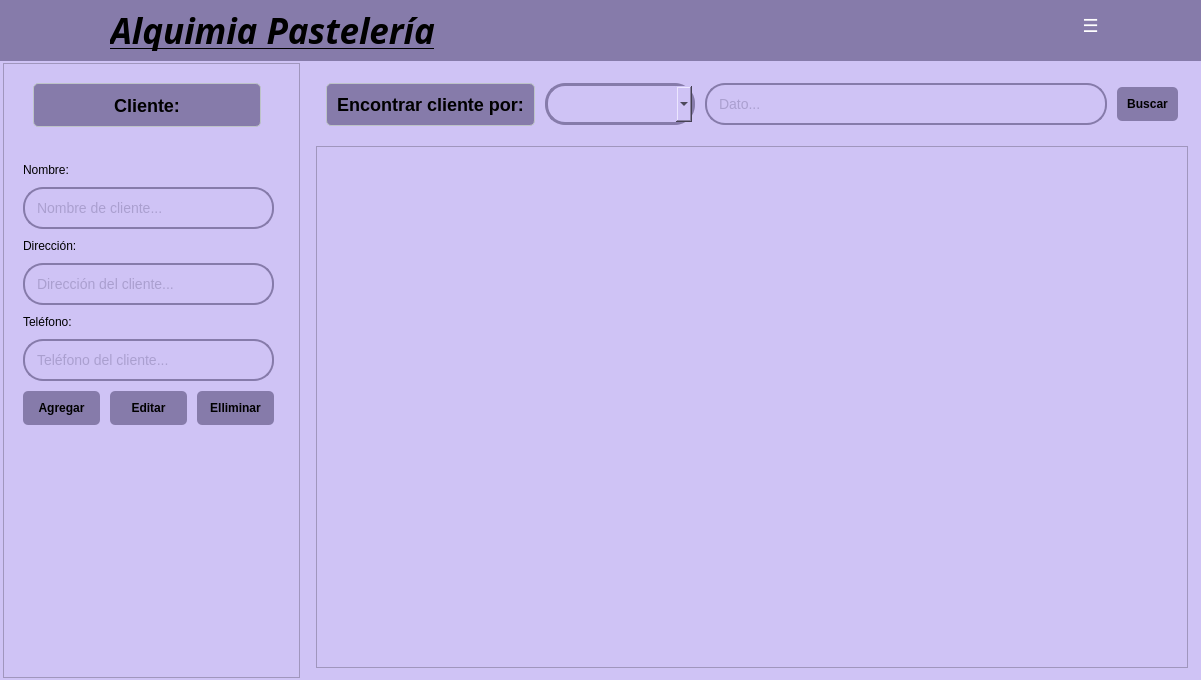
<?xml version="1.0" encoding="UTF-8"?>
<ui version="4.0">
 <class>Dialog</class>
 <widget class="QDialog" name="Dialog">
  <property name="geometry">
   <rect>
    <x>0</x>
    <y>0</y>
    <width>1201</width>
    <height>680</height>
   </rect>
  </property>
  <property name="windowTitle">
   <string>Dialog</string>
  </property>
  <widget class="QWidget" name="widget" native="true">
   <property name="geometry">
    <rect>
     <x>0</x>
     <y>0</y>
     <width>1201</width>
     <height>691</height>
    </rect>
   </property>
   <property name="styleSheet">
    <string notr="true">background-color: #CFC3F5;</string>
   </property>
   <widget class="QWidget" name="horizontalLayoutWidget_2">
    <property name="geometry">
     <rect>
      <x>0</x>
      <y>60</y>
      <width>1201</width>
      <height>621</height>
     </rect>
    </property>
    <layout class="QHBoxLayout" name="horizontalLayout_2" stretch="0,3">
     <property name="spacing">
      <number>6</number>
     </property>
     <property name="leftMargin">
      <number>3</number>
     </property>
     <property name="topMargin">
      <number>3</number>
     </property>
     <property name="rightMargin">
      <number>3</number>
     </property>
     <property name="bottomMargin">
      <number>3</number>
     </property>
     <item>
      <widget class="QFrame" name="frame">
       <property name="sizePolicy">
        <sizepolicy hsizetype="Preferred" vsizetype="Preferred">
         <horstretch>1</horstretch>
         <verstretch>1</verstretch>
        </sizepolicy>
       </property>
       <property name="frameShape">
        <enum>QFrame::StyledPanel</enum>
       </property>
       <property name="frameShadow">
        <enum>QFrame::Raised</enum>
       </property>
       <widget class="QLabel" name="tituloCliente">
        <property name="geometry">
         <rect>
          <x>30</x>
          <y>20</y>
          <width>228</width>
          <height>44</height>
         </rect>
        </property>
        <property name="sizePolicy">
         <sizepolicy hsizetype="Fixed" vsizetype="Fixed">
          <horstretch>0</horstretch>
          <verstretch>0</verstretch>
         </sizepolicy>
        </property>
        <property name="styleSheet">
         <string notr="true">QLabel {
    color: #000000;
    font-size: 18px;
    font-weight: bold;
    padding: 10px;
    background-color: #867BAA;
    border-radius: 5px;
    border: 1px solid #bdc3c7;
}</string>
        </property>
        <property name="frameShape">
         <enum>QFrame::NoFrame</enum>
        </property>
        <property name="text">
         <string>Cliente:</string>
        </property>
        <property name="alignment">
         <set>Qt::AlignCenter</set>
        </property>
       </widget>
       <widget class="QWidget" name="verticalLayoutWidget_2">
        <property name="geometry">
         <rect>
          <x>10</x>
          <y>90</y>
          <width>271</width>
          <height>311</height>
         </rect>
        </property>
        <layout class="QVBoxLayout" name="verticalLayout" stretch="0,0,0,0,0,0,0,0">
         <property name="spacing">
          <number>10</number>
         </property>
         <property name="leftMargin">
          <number>10</number>
         </property>
         <property name="topMargin">
          <number>10</number>
         </property>
         <property name="rightMargin">
          <number>10</number>
         </property>
         <property name="bottomMargin">
          <number>10</number>
         </property>
         <item>
          <widget class="QLabel" name="labelNombre">
           <property name="sizePolicy">
            <sizepolicy hsizetype="Expanding" vsizetype="Fixed">
             <horstretch>0</horstretch>
             <verstretch>0</verstretch>
            </sizepolicy>
           </property>
           <property name="styleSheet">
            <string notr="true">color: rgb(0, 0, 0);</string>
           </property>
           <property name="text">
            <string>Nombre:</string>
           </property>
          </widget>
         </item>
         <item>
          <widget class="QLineEdit" name="lineNombre">
           <property name="minimumSize">
            <size>
             <width>40</width>
             <height>0</height>
            </size>
           </property>
           <property name="styleSheet">
            <string notr="true">QLineEdit {
    padding: 10px;
    border: 2px solid #867BAA;
    border-radius: 20px;
    font-size: 14px;
	color: rgb(134, 123, 170);
}</string>
           </property>
           <property name="placeholderText">
            <string>Nombre de cliente...</string>
           </property>
          </widget>
         </item>
         <item>
          <widget class="QLabel" name="labelDireccion">
           <property name="sizePolicy">
            <sizepolicy hsizetype="Expanding" vsizetype="Fixed">
             <horstretch>0</horstretch>
             <verstretch>0</verstretch>
            </sizepolicy>
           </property>
           <property name="styleSheet">
            <string notr="true">color: rgb(0, 0, 0);</string>
           </property>
           <property name="text">
            <string>Dirección:</string>
           </property>
          </widget>
         </item>
         <item>
          <widget class="QLineEdit" name="lineDireccion">
           <property name="minimumSize">
            <size>
             <width>40</width>
             <height>0</height>
            </size>
           </property>
           <property name="styleSheet">
            <string notr="true">QLineEdit {
    padding: 10px;
    border: 2px solid #867BAA;
    border-radius: 20px;
    font-size: 14px;
	color: rgb(134, 123, 170);
}</string>
           </property>
           <property name="placeholderText">
            <string>Dirección del cliente...</string>
           </property>
          </widget>
         </item>
         <item>
          <widget class="QLabel" name="labelTelefono">
           <property name="sizePolicy">
            <sizepolicy hsizetype="Expanding" vsizetype="Fixed">
             <horstretch>0</horstretch>
             <verstretch>0</verstretch>
            </sizepolicy>
           </property>
           <property name="styleSheet">
            <string notr="true">color: rgb(0, 0, 0);</string>
           </property>
           <property name="text">
            <string>Teléfono:</string>
           </property>
          </widget>
         </item>
         <item>
          <widget class="QLineEdit" name="lineTelefono">
           <property name="minimumSize">
            <size>
             <width>40</width>
             <height>0</height>
            </size>
           </property>
           <property name="styleSheet">
            <string notr="true">QLineEdit {
    padding: 10px;
    border: 2px solid #867BAA;
    border-radius: 20px;
    font-size: 14px;
	color: rgb(134, 123, 170);
}</string>
           </property>
           <property name="text">
            <string/>
           </property>
           <property name="placeholderText">
            <string>Teléfono del cliente...</string>
           </property>
          </widget>
         </item>
         <item>
          <layout class="QHBoxLayout" name="horizontalLayout_3">
           <property name="spacing">
            <number>10</number>
           </property>
           <property name="sizeConstraint">
            <enum>QLayout::SetDefaultConstraint</enum>
           </property>
           <property name="leftMargin">
            <number>0</number>
           </property>
           <property name="topMargin">
            <number>0</number>
           </property>
           <property name="rightMargin">
            <number>0</number>
           </property>
           <property name="bottomMargin">
            <number>0</number>
           </property>
           <item>
            <widget class="QPushButton" name="btnAgregar">
             <property name="styleSheet">
              <string notr="true">QPushButton {
    background-color: #867BAA;
    color: black;
    padding: 10px;
    border: none;
    border-radius: 5px;
    font-weight: bold;
}
QPushButton:hover {
    background-color: #BDB1E2;
}</string>
             </property>
             <property name="text">
              <string>Agregar</string>
             </property>
            </widget>
           </item>
           <item>
            <widget class="QPushButton" name="btnEditar">
             <property name="styleSheet">
              <string notr="true">QPushButton {
    background-color: #867BAA;
    color: black;
    padding: 10px;
    border: none;
    border-radius: 5px;
    font-weight: bold;
}
QPushButton:hover {
    background-color: #BDB1E2;
}</string>
             </property>
             <property name="text">
              <string>Editar</string>
             </property>
            </widget>
           </item>
           <item>
            <widget class="QPushButton" name="btnEliminar">
             <property name="styleSheet">
              <string notr="true">QPushButton {
    background-color: #867BAA;
    color: black;
    padding: 10px;
    border: none;
    border-radius: 5px;
    font-weight: bold;
}
QPushButton:hover {
    background-color: #BDB1E2;
}</string>
             </property>
             <property name="text">
              <string>Elliminar</string>
             </property>
            </widget>
           </item>
          </layout>
         </item>
         <item>
          <widget class="QLabel" name="labelInformacion">
           <property name="sizePolicy">
            <sizepolicy hsizetype="Expanding" vsizetype="Fixed">
             <horstretch>0</horstretch>
             <verstretch>0</verstretch>
            </sizepolicy>
           </property>
           <property name="styleSheet">
            <string notr="true">color: rgb(0, 0, 0);</string>
           </property>
           <property name="text">
            <string/>
           </property>
          </widget>
         </item>
        </layout>
       </widget>
      </widget>
     </item>
     <item>
      <layout class="QVBoxLayout" name="verticalLayoutRight_2" stretch="0,0">
       <property name="spacing">
        <number>10</number>
       </property>
       <property name="leftMargin">
        <number>10</number>
       </property>
       <property name="topMargin">
        <number>10</number>
       </property>
       <property name="rightMargin">
        <number>10</number>
       </property>
       <property name="bottomMargin">
        <number>10</number>
       </property>
       <item>
        <layout class="QHBoxLayout" name="horizontalLayout">
         <property name="spacing">
          <number>10</number>
         </property>
         <property name="leftMargin">
          <number>10</number>
         </property>
         <property name="topMargin">
          <number>10</number>
         </property>
         <property name="rightMargin">
          <number>10</number>
         </property>
         <property name="bottomMargin">
          <number>10</number>
         </property>
         <item>
          <widget class="QLabel" name="labelEncontrar">
           <property name="sizePolicy">
            <sizepolicy hsizetype="Fixed" vsizetype="Fixed">
             <horstretch>0</horstretch>
             <verstretch>0</verstretch>
            </sizepolicy>
           </property>
           <property name="styleSheet">
            <string notr="true">QLabel {
    color: #000000;
    font-size: 18px;
    font-weight: bold;
    padding: 10px;
    background-color: #867BAA;
    border-radius: 5px;
    border: 1px solid #bdc3c7;
}</string>
           </property>
           <property name="text">
            <string>Encontrar cliente por:</string>
           </property>
           <property name="alignment">
            <set>Qt::AlignCenter</set>
           </property>
          </widget>
         </item>
         <item>
          <widget class="QComboBox" name="comboCategorias">
           <property name="sizePolicy">
            <sizepolicy hsizetype="Fixed" vsizetype="Fixed">
             <horstretch>0</horstretch>
             <verstretch>0</verstretch>
            </sizepolicy>
           </property>
           <property name="minimumSize">
            <size>
             <width>150</width>
             <height>0</height>
            </size>
           </property>
           <property name="styleSheet">
            <string notr="true">QComboBox {
    padding: 10px;
    border: 3px solid #867BAA;
    border-radius: 20px;
}
</string>
           </property>
          </widget>
         </item>
         <item>
          <widget class="QLineEdit" name="lineDato">
           <property name="minimumSize">
            <size>
             <width>40</width>
             <height>0</height>
            </size>
           </property>
           <property name="styleSheet">
            <string notr="true">QLineEdit {
    padding: 10px;
    border: 2px solid #867BAA;
    border-radius: 20px;
    font-size: 14px;
	color: rgb(134, 123, 170);
}</string>
           </property>
           <property name="placeholderText">
            <string>Dato...</string>
           </property>
          </widget>
         </item>
         <item>
          <widget class="QPushButton" name="btnBuscar">
           <property name="styleSheet">
            <string notr="true">QPushButton {
    background-color: #867BAA;
    color: black;
    padding: 10px;
    border: none;
    border-radius: 5px;
    font-weight: bold;
}
QPushButton:hover {
    background-color: #BDB1E2;
}</string>
           </property>
           <property name="text">
            <string>Buscar</string>
           </property>
          </widget>
         </item>
        </layout>
       </item>
       <item>
        <widget class="QTableView" name="tableView">
         <property name="cursor" stdset="0">
          <cursorShape>PointingHandCursor</cursorShape>
         </property>
         <property name="dragEnabled">
          <bool>false</bool>
         </property>
         <property name="dragDropMode">
          <enum>QAbstractItemView::DragDrop</enum>
         </property>
         <property name="alternatingRowColors">
          <bool>true</bool>
         </property>
         <property name="selectionMode">
          <enum>QAbstractItemView::SingleSelection</enum>
         </property>
         <property name="selectionBehavior">
          <enum>QAbstractItemView::SelectRows</enum>
         </property>
         <property name="horizontalScrollMode">
          <enum>QAbstractItemView::ScrollPerItem</enum>
         </property>
         <property name="sortingEnabled">
          <bool>true</bool>
         </property>
         <attribute name="horizontalHeaderVisible">
          <bool>true</bool>
         </attribute>
         <attribute name="horizontalHeaderCascadingSectionResizes">
          <bool>false</bool>
         </attribute>
         <attribute name="horizontalHeaderDefaultSectionSize">
          <number>220</number>
         </attribute>
         <attribute name="horizontalHeaderMinimumSectionSize">
          <number>100</number>
         </attribute>
         <attribute name="horizontalHeaderShowSortIndicator" stdset="0">
          <bool>false</bool>
         </attribute>
         <attribute name="horizontalHeaderStretchLastSection">
          <bool>false</bool>
         </attribute>
         <attribute name="verticalHeaderCascadingSectionResizes">
          <bool>true</bool>
         </attribute>
         <attribute name="verticalHeaderDefaultSectionSize">
          <number>30</number>
         </attribute>
         <attribute name="verticalHeaderMinimumSectionSize">
          <number>30</number>
         </attribute>
         <attribute name="verticalHeaderShowSortIndicator" stdset="0">
          <bool>false</bool>
         </attribute>
         <attribute name="verticalHeaderStretchLastSection">
          <bool>false</bool>
         </attribute>
        </widget>
       </item>
      </layout>
     </item>
    </layout>
   </widget>
   <widget class="QWidget" name="barraSuperior" native="true">
    <property name="geometry">
     <rect>
      <x>0</x>
      <y>0</y>
      <width>1201</width>
      <height>61</height>
     </rect>
    </property>
    <property name="autoFillBackground">
     <bool>false</bool>
    </property>
    <property name="styleSheet">
     <string notr="true">background-color: #867BAA</string>
    </property>
    <widget class="QLabel" name="tituloInicial">
     <property name="geometry">
      <rect>
       <x>110</x>
       <y>10</y>
       <width>361</width>
       <height>41</height>
      </rect>
     </property>
     <property name="font">
      <font>
       <family>Noto Serif Display SemiCondensed Black</family>
       <pointsize>26</pointsize>
       <weight>75</weight>
       <italic>true</italic>
       <bold>true</bold>
       <underline>true</underline>
       <stylestrategy>PreferDefault</stylestrategy>
      </font>
     </property>
     <property name="styleSheet">
      <string notr="true">color: rgb(0, 0, 0);</string>
     </property>
     <property name="text">
      <string>Alquimia Pastelería</string>
     </property>
    </widget>
    <widget class="QLabel" name="label_2">
     <property name="geometry">
      <rect>
       <x>20</x>
       <y>10</y>
       <width>51</width>
       <height>41</height>
      </rect>
     </property>
     <property name="text">
      <string/>
     </property>
     <property name="pixmap">
      <pixmap>Iconos/logoPasteleriaMini.xcf</pixmap>
     </property>
     <property name="scaledContents">
      <bool>true</bool>
     </property>
    </widget>
    <widget class="QLabel" name="logo">
     <property name="geometry">
      <rect>
       <x>0</x>
       <y>0</y>
       <width>101</width>
       <height>61</height>
      </rect>
     </property>
     <property name="sizePolicy">
      <sizepolicy hsizetype="Maximum" vsizetype="Maximum">
       <horstretch>0</horstretch>
       <verstretch>0</verstretch>
      </sizepolicy>
     </property>
     <property name="frameShape">
      <enum>QFrame::NoFrame</enum>
     </property>
     <property name="text">
      <string/>
     </property>
     <property name="textFormat">
      <enum>Qt::AutoText</enum>
     </property>
     <property name="pixmap">
      <pixmap>../../assets/Iconos/logo.png</pixmap>
     </property>
     <property name="scaledContents">
      <bool>true</bool>
     </property>
     <property name="alignment">
      <set>Qt::AlignCenter</set>
     </property>
     <property name="wordWrap">
      <bool>false</bool>
     </property>
     <property name="indent">
      <number>-1</number>
     </property>
     <property name="openExternalLinks">
      <bool>false</bool>
     </property>
    </widget>
    <widget class="QPushButton" name="btnCerrarSesion">
     <property name="geometry">
      <rect>
       <x>1150</x>
       <y>10</y>
       <width>41</width>
       <height>31</height>
      </rect>
     </property>
     <property name="styleSheet">
      <string notr="true">QPushButton {
    background-color: #867BAA;
    color: white;
    border: none;
    border-radius: 5px;
    font-size: 18px;
    font-weight: bold;
}
QPushButton:hover {
    background-color: #BDB1E2;
}</string>
     </property>
     <property name="text">
      <string/>
     </property>
     <property name="icon">
      <iconset>
       <normaloff>../../assets/Iconos/cerrarSesion.svg</normaloff>../../assets/Iconos/cerrarSesion.svg</iconset>
     </property>
     <property name="iconSize">
      <size>
       <width>28</width>
       <height>28</height>
      </size>
     </property>
    </widget>
    <widget class="QPushButton" name="btnMenu">
     <property name="geometry">
      <rect>
       <x>1070</x>
       <y>10</y>
       <width>41</width>
       <height>31</height>
      </rect>
     </property>
     <property name="font">
      <font>
       <pointsize>-1</pointsize>
       <weight>75</weight>
       <bold>true</bold>
      </font>
     </property>
     <property name="styleSheet">
      <string notr="true">QPushButton {
    background-color: #867BAA;
    color: white;
    border: none;
    border-radius: 5px;
    font-size: 18px;
    font-weight: bold;
}
QPushButton:hover {
    background-color: #BDB1E2;
}</string>
     </property>
     <property name="text">
      <string>☰</string>
     </property>
    </widget>
   </widget>
   <widget class="QFrame" name="frameFlotante">
    <property name="enabled">
     <bool>true</bool>
    </property>
    <property name="geometry">
     <rect>
      <x>0</x>
      <y>0</y>
      <width>0</width>
      <height>0</height>
     </rect>
    </property>
    <property name="sizePolicy">
     <sizepolicy hsizetype="Preferred" vsizetype="Preferred">
      <horstretch>100</horstretch>
      <verstretch>0</verstretch>
     </sizepolicy>
    </property>
    <property name="minimumSize">
     <size>
      <width>0</width>
      <height>0</height>
     </size>
    </property>
    <property name="maximumSize">
     <size>
      <width>0</width>
      <height>0</height>
     </size>
    </property>
    <property name="styleSheet">
     <string notr="true">background-color: rgb(171, 159, 208);
    border-radius: 5px;
</string>
    </property>
    <property name="frameShape">
     <enum>QFrame::StyledPanel</enum>
    </property>
    <property name="frameShadow">
     <enum>QFrame::Raised</enum>
    </property>
    <widget class="QWidget" name="gridLayoutWidget_4">
     <property name="geometry">
      <rect>
       <x>0</x>
       <y>0</y>
       <width>331</width>
       <height>386</height>
      </rect>
     </property>
     <layout class="QGridLayout" name="gridLayout_3">
      <property name="sizeConstraint">
       <enum>QLayout::SetFixedSize</enum>
      </property>
      <property name="leftMargin">
       <number>10</number>
      </property>
      <property name="topMargin">
       <number>10</number>
      </property>
      <property name="rightMargin">
       <number>10</number>
      </property>
      <property name="bottomMargin">
       <number>10</number>
      </property>
      <property name="spacing">
       <number>10</number>
      </property>
      <item row="2" column="2">
       <widget class="QPushButton" name="btnEmpleados">
        <property name="sizePolicy">
         <sizepolicy hsizetype="Preferred" vsizetype="Preferred">
          <horstretch>0</horstretch>
          <verstretch>0</verstretch>
         </sizepolicy>
        </property>
        <property name="cursor">
         <cursorShape>PointingHandCursor</cursorShape>
        </property>
        <property name="styleSheet">
         <string notr="true">QPushButton {
    background-color: #BDB2DF;
    color: white;
    border: none;
    border-radius: 5px;
    font-size: 18px;
    font-weight: bold;
}
QPushButton:hover {
    background-color: #CFC3F5;
}</string>
        </property>
        <property name="text">
         <string/>
        </property>
        <property name="icon">
         <iconset>
          <normaloff>../../assets/Iconos/empleados.svg</normaloff>../../assets/Iconos/empleados.svg</iconset>
        </property>
        <property name="iconSize">
         <size>
          <width>84</width>
          <height>84</height>
         </size>
        </property>
       </widget>
      </item>
      <item row="1" column="3">
       <widget class="QPushButton" name="btnRecetas">
        <property name="cursor">
         <cursorShape>PointingHandCursor</cursorShape>
        </property>
        <property name="styleSheet">
         <string notr="true">QPushButton {
    background-color: #BDB2DF;
    color: white;
    border: none;
    border-radius: 5px;
    font-size: 18px;
    font-weight: bold;
}
QPushButton:hover {
    background-color: #CFC3F5;
}</string>
        </property>
        <property name="text">
         <string/>
        </property>
        <property name="icon">
         <iconset>
          <normaloff>../../assets/Iconos/recetas.png</normaloff>../../assets/Iconos/recetas.png</iconset>
        </property>
        <property name="iconSize">
         <size>
          <width>84</width>
          <height>84</height>
         </size>
        </property>
       </widget>
      </item>
      <item row="1" column="2">
       <widget class="QPushButton" name="btnProductos">
        <property name="cursor">
         <cursorShape>PointingHandCursor</cursorShape>
        </property>
        <property name="styleSheet">
         <string notr="true">QPushButton {
    background-color: #BDB2DF;
    color: white;
    border: none;
    border-radius: 5px;
    font-size: 18px;
    font-weight: bold;
}
QPushButton:hover {
    background-color: #CFC3F5;
}</string>
        </property>
        <property name="text">
         <string/>
        </property>
        <property name="icon">
         <iconset>
          <normaloff>../../assets/Iconos/productos.svg</normaloff>../../assets/Iconos/productos.svg</iconset>
        </property>
        <property name="iconSize">
         <size>
          <width>84</width>
          <height>84</height>
         </size>
        </property>
       </widget>
      </item>
      <item row="0" column="0">
       <widget class="QPushButton" name="btnMenuInicio">
        <property name="cursor">
         <cursorShape>PointingHandCursor</cursorShape>
        </property>
        <property name="styleSheet">
         <string notr="true">QPushButton {
    background-color: #BDB2DF;
    color: white;
    border: none;
    border-radius: 5px;
    font-size: 18px;
    font-weight: bold;
}
QPushButton:hover {
    background-color: #CFC3F5;
}</string>
        </property>
        <property name="text">
         <string/>
        </property>
        <property name="icon">
         <iconset>
          <normaloff>../../assets/Iconos/inicio.svg</normaloff>../../assets/Iconos/inicio.svg</iconset>
        </property>
        <property name="iconSize">
         <size>
          <width>84</width>
          <height>84</height>
         </size>
        </property>
       </widget>
      </item>
      <item row="2" column="0">
       <widget class="QPushButton" name="btnPromociones">
        <property name="cursor">
         <cursorShape>PointingHandCursor</cursorShape>
        </property>
        <property name="styleSheet">
         <string notr="true">QPushButton {
    background-color: #BDB2DF;
    color: white;
    border: none;
    border-radius: 5px;
    font-size: 18px;
    font-weight: bold;
}
QPushButton:hover {
    background-color: #CFC3F5;
}</string>
        </property>
        <property name="text">
         <string/>
        </property>
        <property name="icon">
         <iconset>
          <normaloff>../../assets/Iconos/promociones.svg</normaloff>../../assets/Iconos/promociones.svg</iconset>
        </property>
        <property name="iconSize">
         <size>
          <width>84</width>
          <height>84</height>
         </size>
        </property>
       </widget>
      </item>
      <item row="0" column="3">
       <widget class="QPushButton" name="btnProveedores">
        <property name="cursor">
         <cursorShape>PointingHandCursor</cursorShape>
        </property>
        <property name="styleSheet">
         <string notr="true">QPushButton {
    background-color: #BDB2DF;
    color: white;
    border: none;
    border-radius: 5px;
    font-size: 18px;
    font-weight: bold;
}
QPushButton:hover {
    background-color: #CFC3F5;
}</string>
        </property>
        <property name="text">
         <string/>
        </property>
        <property name="icon">
         <iconset>
          <normaloff>../../assets/Iconos/provedoores.svg</normaloff>../../assets/Iconos/provedoores.svg</iconset>
        </property>
        <property name="iconSize">
         <size>
          <width>84</width>
          <height>84</height>
         </size>
        </property>
       </widget>
      </item>
      <item row="0" column="2">
       <widget class="QPushButton" name="btnClientes">
        <property name="cursor">
         <cursorShape>PointingHandCursor</cursorShape>
        </property>
        <property name="styleSheet">
         <string notr="true">QPushButton {
    background-color: #BDB2DF;
    color: white;
    border: none;
    border-radius: 5px;
    font-size: 18px;
    font-weight: bold;
}
QPushButton:hover {
    background-color: #CFC3F5;
}</string>
        </property>
        <property name="text">
         <string/>
        </property>
        <property name="icon">
         <iconset>
          <normaloff>../../assets/Iconos/clientes.svg</normaloff>../../assets/Iconos/clientes.svg</iconset>
        </property>
        <property name="iconSize">
         <size>
          <width>84</width>
          <height>84</height>
         </size>
        </property>
       </widget>
      </item>
      <item row="1" column="0">
       <widget class="QPushButton" name="btnVentas">
        <property name="cursor">
         <cursorShape>PointingHandCursor</cursorShape>
        </property>
        <property name="styleSheet">
         <string notr="true">QPushButton {
    background-color: #BDB2DF;
    color: white;
    border: none;
    border-radius: 5px;
    font-size: 18px;
    font-weight: bold;
}
QPushButton:hover {
    background-color: #CFC3F5;
}</string>
        </property>
        <property name="text">
         <string/>
        </property>
        <property name="icon">
         <iconset>
          <normaloff>../../assets/Iconos/ventas.svg</normaloff>../../assets/Iconos/ventas.svg</iconset>
        </property>
        <property name="iconSize">
         <size>
          <width>84</width>
          <height>84</height>
         </size>
        </property>
       </widget>
      </item>
      <item row="2" column="3">
       <widget class="QPushButton" name="btnUsuario">
        <property name="cursor">
         <cursorShape>PointingHandCursor</cursorShape>
        </property>
        <property name="styleSheet">
         <string notr="true">QPushButton {
    background-color: #BDB2DF;
    color: white;
    border: none;
    border-radius: 5px;
    font-size: 18px;
    font-weight: bold;
}
QPushButton:hover {
    background-color: #CFC3F5;
}</string>
        </property>
        <property name="text">
         <string/>
        </property>
        <property name="icon">
         <iconset>
          <normaloff>../../assets/Iconos/Usuario.svg</normaloff>../../assets/Iconos/Usuario.svg</iconset>
        </property>
        <property name="iconSize">
         <size>
          <width>84</width>
          <height>84</height>
         </size>
        </property>
       </widget>
      </item>
     </layout>
    </widget>
   </widget>
  </widget>
 </widget>
 <resources/>
 <connections/>
</ui>
